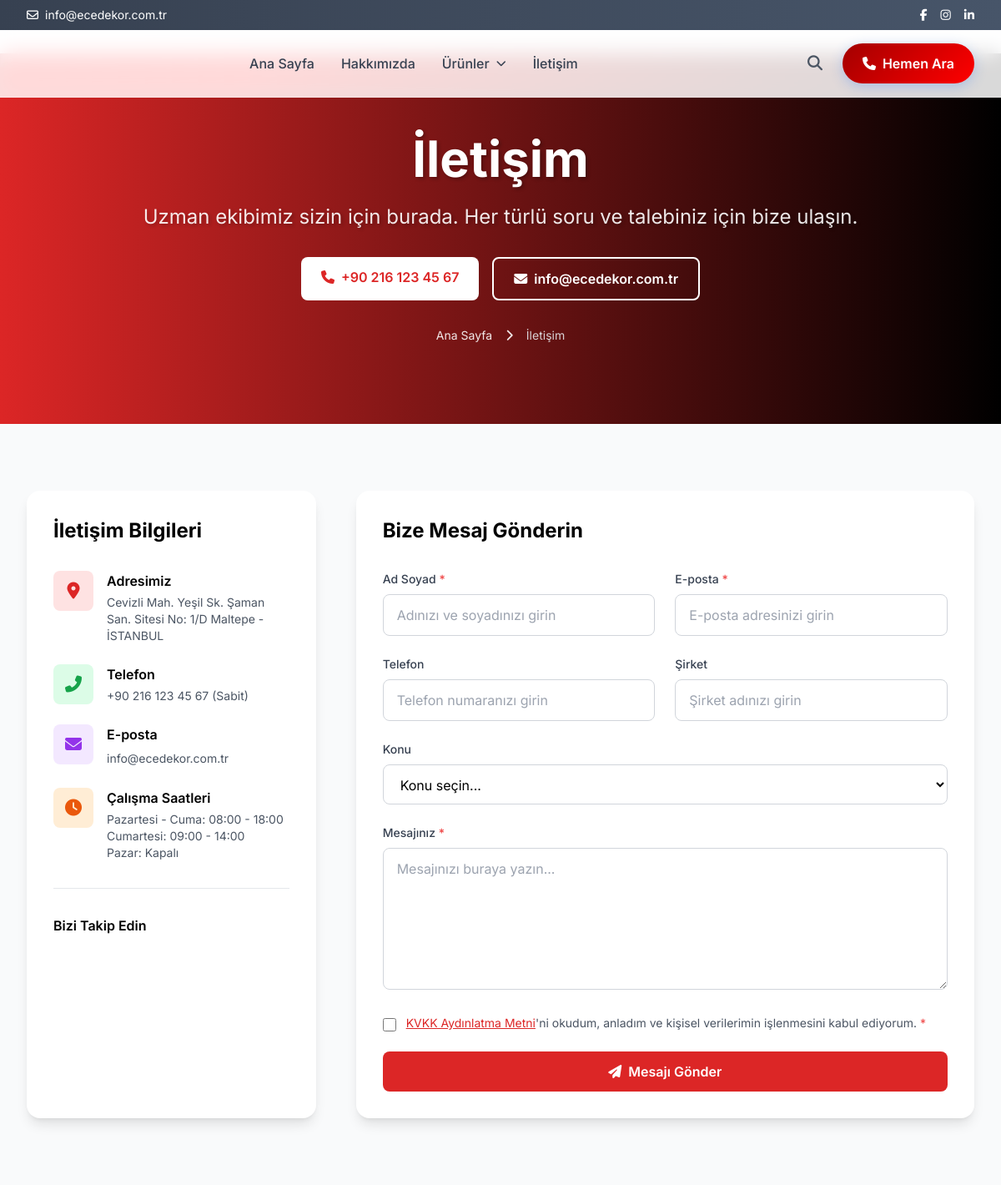
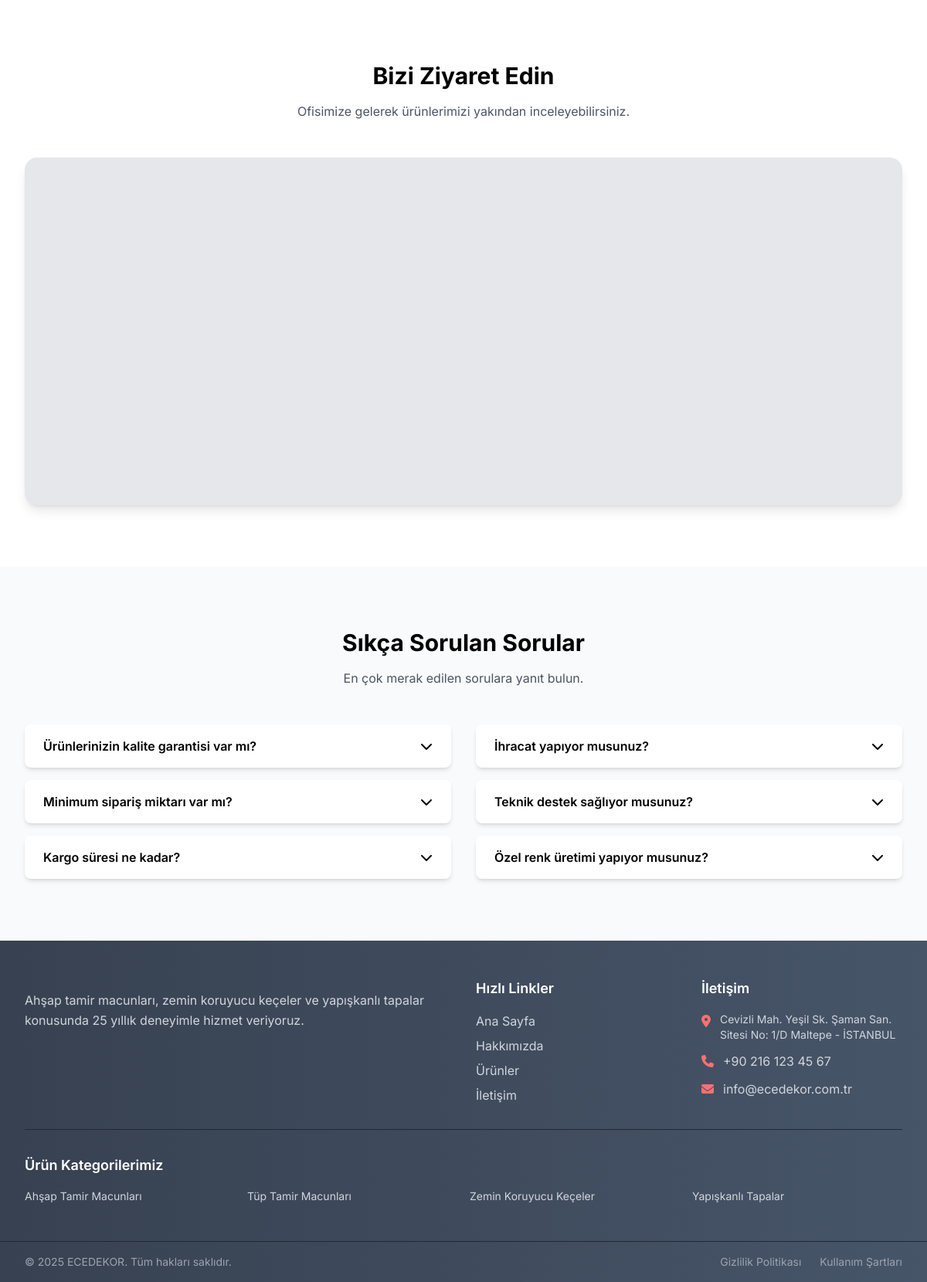
/iletisim.php, run on an earlier commit of the app's database (2 pictures, top to bottom).
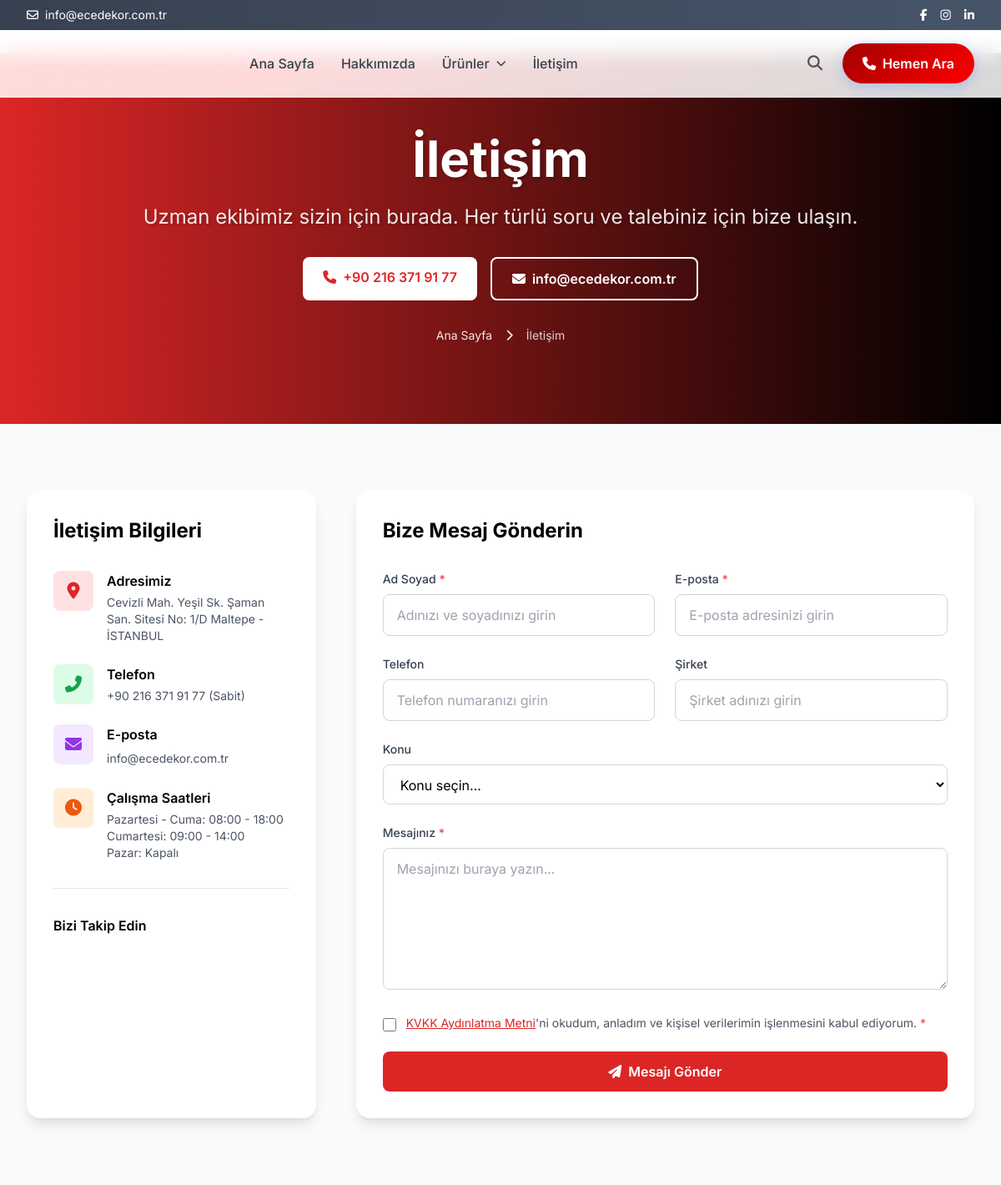
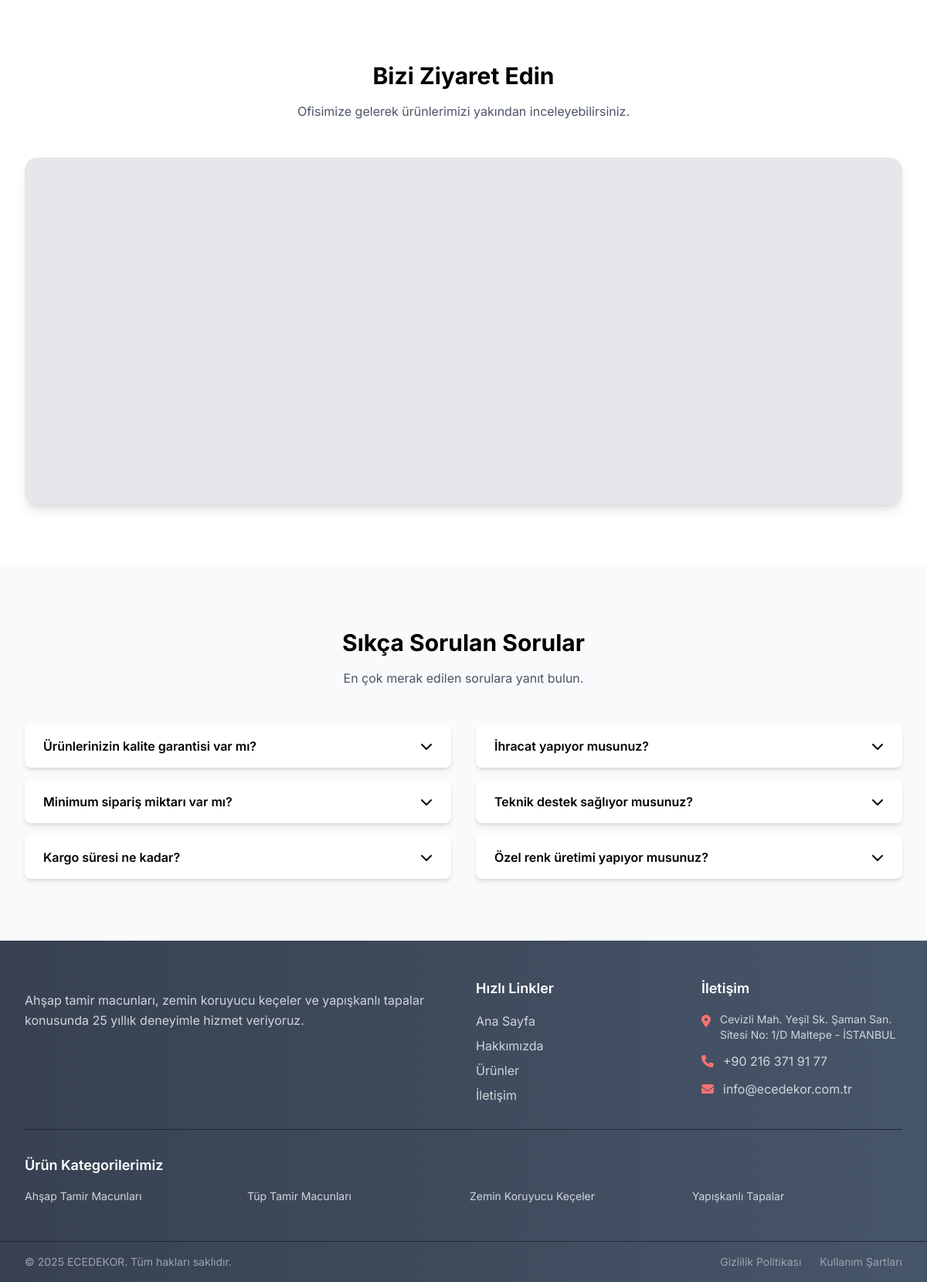
And on a later commit of the database (2 pictures, top to bottom).
### tables this page shows
CREATE TABLE `site_settings` (
  `id` int(11) NOT NULL AUTO_INCREMENT,
  `setting_key` varchar(100) NOT NULL,
  `setting_value` longtext,
  `setting_type` enum('text','textarea','image','number','boolean') DEFAULT 'text',
  `created_at` timestamp NOT NULL DEFAULT CURRENT_TIMESTAMP,
  `updated_at` timestamp NOT NULL DEFAULT CURRENT_TIMESTAMP ON UPDATE CURRENT_TIMESTAMP,
  PRIMARY KEY (`id`),
  UNIQUE KEY `setting_key` (`setting_key`)
);

### includes/config.php (called while the page is built, shortened)
<?php
try {
    $pdo = new PDO(
        "mysql:host=" . DB_HOST . ";dbname=" . DB_NAME . ";charset=utf8mb4",
        DB_USERNAME,
        DB_PASSWORD,
        [
            PDO::ATTR_ERRMODE => PDO::ERRMODE_EXCEPTION,
            PDO::ATTR_DEFAULT_FETCH_MODE => PDO::FETCH_ASSOC,
            PDO::ATTR_EMULATE_PREPARES => false,
        ]
    );
} catch (PDOException $e) {
    die("Database connection failed: " . $e->getMessage());
}
function query($sql, $params = []) {
    global $pdo;
    try {
        $stmt = $pdo->prepare($sql);
        $stmt->execute($params);
        return $stmt;
    } catch (PDOException $e) {
        error_log("Database query error: " . $e->getMessage());
        return false;
    }
}
function fetchOne($sql, $params = []) {
    $stmt = query($sql, $params);
    return $stmt ? $stmt->fetch() : null;
}
function getSetting($key, $default = '') {
    $result = fetchOne("SELECT setting_value FROM site_settings WHERE setting_key = ?", [$key]);
    return $result ? $result['setting_value'] : $default;
}
?>

### iletisim.php (the view, shortened to what the changed rows need)
<?php
require_once 'includes/config.php';
include 'includes/header.php';
?>
<section class="relative py-24 bg-gradient-to-r from-red-600 to-black overflow-hidden">
    <div class="relative max-w-7xl mx-auto px-4 sm:px-6 lg:px-8 text-center text-white">
        <div class="animate-on-scroll">
            <h1 class="text-4xl md:text-6xl font-bold mb-6 text-shadow">İletişim</h1>
            <div class="flex flex-col sm:flex-row gap-4 justify-center mb-8">
                <?php if (getSetting('company_phone')): ?>
                <a href="tel:<?php echo preg_replace('/[^0-9+]/', '', getSetting('company_phone')); ?>"
                    class="bg-white text-red-600 px-6 py-3 rounded-lg font-semibold hover:bg-gray-100 transition duration-300">
                    <i class="fas fa-phone mr-2"></i><?php echo htmlspecialchars(getSetting('company_phone')); ?>
                </a>
                <?php endif; ?>
                <?php if (getSetting('company_email')): ?>
                <a href="mailto:<?php echo htmlspecialchars(getSetting('company_email')); ?>"
                    class="border-2 border-white text-white px-6 py-3 rounded-lg font-semibold hover:bg-white hover:text-red-600 transition duration-300">
                    <i class="fas fa-envelope mr-2"></i><?php echo htmlspecialchars(getSetting('company_email')); ?>
                </a>
                <?php endif; ?>
            </div>
        </div>
    </div>
</section>
<section class="py-20 bg-gray-50" x-data="{ kvkkModalOpen: false }">
    <div class="max-w-7xl mx-auto px-4 sm:px-6 lg:px-8">
        <div class="grid grid-cols-1 lg:grid-cols-3 gap-12">
            <div class="lg:col-span-1">
                <div class="bg-white rounded-2xl p-8 shadow-lg h-full">
                    <h2 class="text-2xl font-bold text-black mb-8">İletişim Bilgileri</h2>
                    <div class="space-y-6">
                        <?php if (getSetting('company_phone') || getSetting('company_mobile')): ?>
                        <div class="flex items-start">
                            <div>
                                <h3 class="font-semibold text-black mb-1">Telefon</h3>
                                <?php if (getSetting('company_phone')): ?>
                                <a href="tel:<?php echo preg_replace('/[^0-9+]/', '', getSetting('company_phone')); ?>" class="text-gray-600 hover:text-green-600 transition duration-300 block text-sm">
                                    <?php echo htmlspecialchars(getSetting('company_phone')); ?> (Sabit)
                                </a>
                                <?php endif; ?>
                            </div>
                        </div>
                        <?php endif; ?>
                    </div>
                </div>
            </div>
            <div class="lg:col-span-2">
                <div class="bg-white rounded-2xl p-8 shadow-lg">
                    <h2 class="text-2xl font-bold text-black mb-8">Bize Mesaj Gönderin</h2>
                </div>
            </div>
        </div>
    </div>
</section>
<section class="py-20 bg-white">
    <div class="max-w-7xl mx-auto px-4 sm:px-6 lg:px-8">
        <div class="text-center mb-12">
            <h2 class="text-3xl font-bold text-black mb-4">Bizi Ziyaret Edin</h2>
        </div>
    </div>
</section>
<section class="py-20 bg-gray-50">
    <div class="max-w-7xl mx-auto px-4 sm:px-6 lg:px-8">
        <div class="text-center mb-12">
            <h2 class="text-3xl font-bold text-black mb-4">Sıkça Sorulan Sorular</h2>
        </div>
    </div>
</section>
<?php include 'includes/footer.php'; ?>

### includes/footer.php (shortened to what the changed rows need)
    </main>
    <footer class="bg-gradient-to-r from-gray-700 to-slate-600 text-white">
        <div class="max-w-7xl mx-auto py-12 px-4 sm:px-6 lg:px-8">
            <div class="grid grid-cols-1 md:grid-cols-2 lg:grid-cols-4 gap-8">
                <div>
                    <div class="space-y-3">
                        <?php if (getSetting('company_phone')): ?>
                        <div class="flex items-center">
                            <i class="fas fa-phone text-red-400 mr-3 shrink-0"></i>
                            <a href="tel:<?php echo preg_replace('/[^0-9+]/', '', getSetting('company_phone')); ?>" class="text-gray-300 hover:text-white transition duration-300"><?php echo htmlspecialchars(getSetting('company_phone')); ?></a>
                        </div>
                        <?php endif; ?>
                    </div>
                </div>
            </div>
        </div>
    </footer>
    </body>
</html>

What changed in the data, as far as the page shows it:
changed site_settings (number 2 of 5 on the later page): setting_value "+90 216 123 45 67" → "+90 216 371 91 77"
